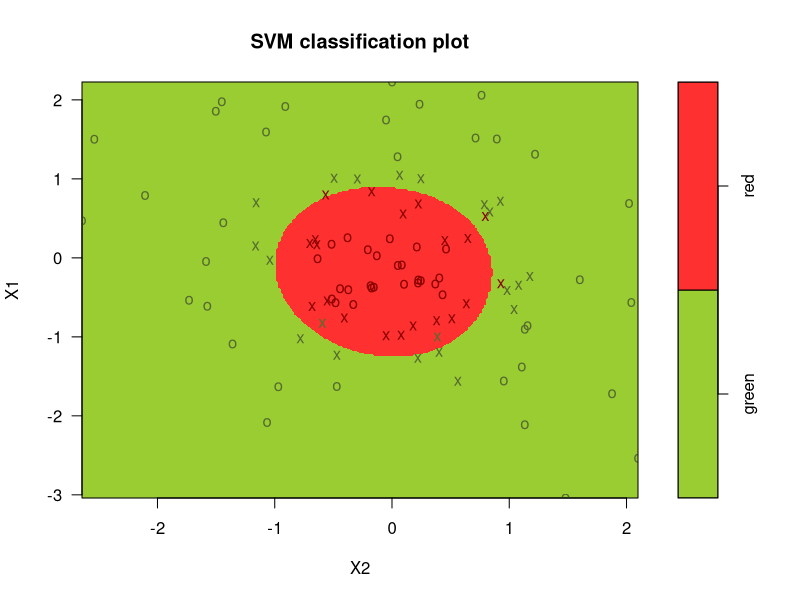
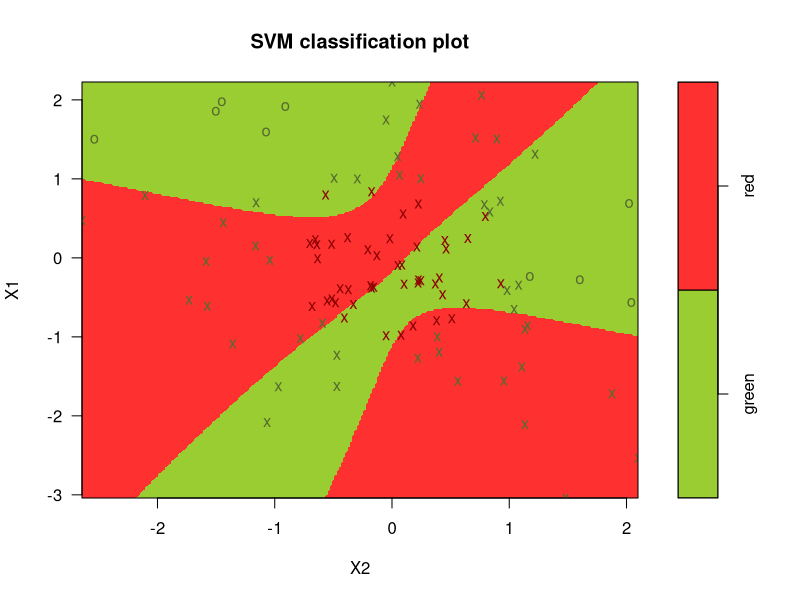

Recreate these plots in R, in order.
library(e1071)

A_train <- read.table("svmdata3.txt", stringsAsFactors = TRUE)
A_trainObjects <- A_train[,-3]

area.pallete = function(n = 2)
{
  cols = rainbow(n)
  cols[1:2] = c("olivedrab3", "firebrick1")
  return(cols)
}

symbols.pallete = c("darkolivegreen", "darkred")

svmModelPoly = svm(Colors ~ ., data = A_train, type = "C-classification", cost = 1, kernel = "polynomial", degree = 8)
#plot(svmModelPoly, A_train, grid = 250, symbolPalette = symbols.pallete, color.palette = area.pallete)
predictionsTrain = predict(svmModelPoly, A_trainObjects)
table(A_train$"Colors", predictionsTrain)

svmModelRadial = svm(Colors ~ ., data = A_train, type = "C-classification", cost = 1, kernel = "radial")
plot(svmModelRadial, A_train, grid = 250, symbolPalette = symbols.pallete, color.palette = area.pallete)
predictionsTrain = predict(svmModelRadial, A_trainObjects)
table(A_train$"Colors", predictionsTrain)

svmModelSigmoid = svm(Colors ~ ., data = A_train, type = "C-classification", cost = 1, kernel = "sigmoid", gamma = 0.5)
plot(svmModelSigmoid, A_train, grid = 250, symbolPalette = symbols.pallete, color.palette = area.pallete)
predictionsTrain = predict(svmModelSigmoid, A_trainObjects)
table(A_train$"Colors", predictionsTrain)